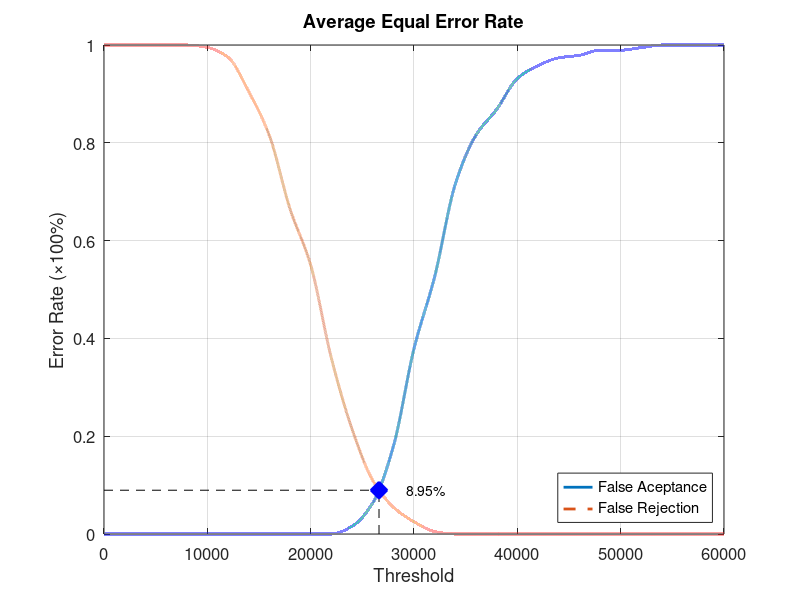
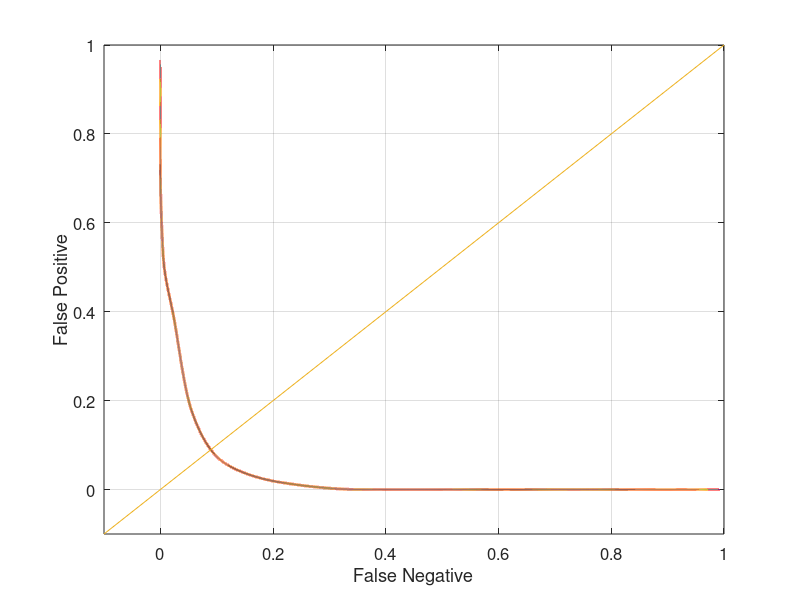

Here is the MATLAB script that generated these plots, in order:
function yEER = Database4_3
close all;
clear;
clc;
x = 0:2000:60000;
xq = 0:0.5:60000;

y0 = [0 0 0 0 0 0 0 0 0 0 0 0 0.0157895 0.0631579 0.178947 0.378947 0.526316 0.715789 0.815789 0.868421 0.931579 0.957895 0.973684 0.978947 0.989474 0.989474 0.994737 1 1 1 1];
yy0 = interp1(x, y0, xq, 'pchip');
y1 = [1 1 1 1 1 0.995 0.975 0.905 0.815 0.665 0.55 0.36 0.215 0.11 0.055 0.025 0.005 0 0 0 0 0 0 0 0 0 0 0 0 0 0];
yy1 = interp1(x, y1, xq, 'pchip');

% Calculating EER: 
y2 = abs(y0 - y1);
find(y2 == min(y2))
yy2 = abs(yy0 - yy1);
xEER = find(yy2 == min(yy2));
xEERIndex = xq(xEER) % X-axis EER
yEER = yy0(xEER) % Y-axis EER

main = figure
plot(xq, yy0,'-','LineWidth', 2);	hold on
plot(xq, yy1,'--','LineWidth', 2);	hold on
plot([xEERIndex xEERIndex], [0 yEER], 'k--');	hold on
plot([0 xEERIndex], [yEER yEER], 'k--');	hold on
plot(xEERIndex, yEER, 'bx', 'LineWidth', 10);	hold on
text(xEERIndex + 10 * xEERIndex / 100, yEER, [num2str(round((10000 * yEER)) / 100) '%'])
legend('False Aceptance', 'False Rejection', 'Location', 'SouthEast')
xlabel('Threshold')
ylabel('Error Rate (\times100%)')
title('Average Equal Error Rate')
set(gca, 'FontSize', 12)
axis([0 60000 0 1])
grid on

print(main, 'Database4_3Main', '-dpng');
FNRxFPR = figure('Color', [1 1 1]);
plot(yy1, yy0, '-', yy1, yy0, 'LineWidth', 2);
hold on
y = -0.1:0.1:1
plot(y, y); 
set(gca, 'FontSize', 12)
xlabel('False Negative')
ylabel('False Positive')
axis([-0.1 1 -0.1 1])
set(gca, 'FontSize', 12)
grid on

print(FNRxFPR, 'Database4_3FNRxFPR','-dpng');
end
